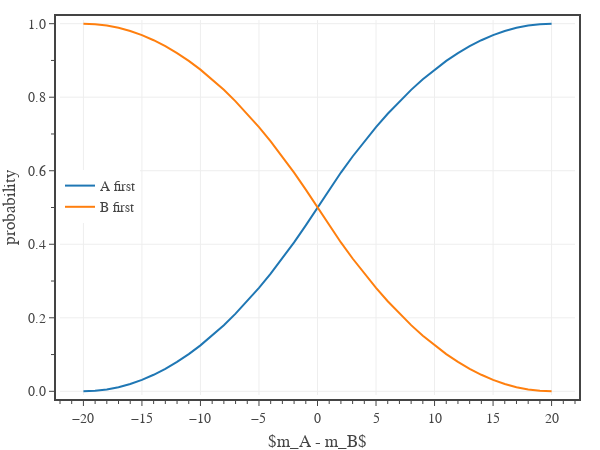

Here is the notebook cell this chart was saved with:
### Code cell
# Fig 3: Shows the probability of characters A and B going first
# create figure
fig = go.Figure(
    layout=go.Layout(
        template=tfb.FIG_TEMPLATE,
        xaxis=dict(
            title_text='$m_A - m_B$',
            range=[-22, 22],
            tick0=0, dtick=5,
            minor=dict(tick0=0, dtick=1),
        ),
        yaxis=dict(
            title_text='probability',
            range=[-0.01,1.01],
            tickformat='.1f',
            tick0=0, dtick=0.2,
            minor=dict(tick0=0, dtick=0.1),
        ),
        legend=dict(
            xanchor='left', yanchor='top',
            x=0.00, y=0.60,
            orientation='v',
            tracegroupgap=0,
        )
    )
)

m_a = list(range(-20, 21))
m_b = 0
y = [init_prob_a_above_b(x, m_b) + 0.5*init_prob_a_ties_b(x, m_b) for x in m_a]
fig.add_trace(go.Scatter(
    x=m_a,
    y=y,
    mode='lines',
    name=f'A first',
    #line_color=COLOR_LIST[i],
    hovertemplate=
        f'<b>A first</b><br>'+
        'i_a - m_b %{x:.0f}<br>'+
        'probability %{y:.1%}<extra></extra>',
))

y = [init_prob_a_below_b(x, m_b) + 0.5*init_prob_a_ties_b(x, m_b) for x in m_a]
fig.add_trace(go.Scatter(
    x=m_a,
    y=y,
    mode='lines',
    name=f'B first',
    #line_color=COLOR_LIST[i],
    hovertemplate=
        f'<b>B first</b><br>'+
        'i_a - m_b %{x:.0f}<br>'+
        'probability %{y:.1%}<extra></extra>',
))


# show figure
fig.update_layout(width=600, height=450)
fig.show(config=tfb.FIG_CONFIG)

# save figures
if SAVEFIGS:
    fig.update_layout(autosize=True, width=None, height=None)
    tfb.save_fig_html(fig, format='large', name=f'./fig-relative-order-probs-large')
    tfb.save_fig_html(fig, format='small', name=f'./fig-relative-order-probs-small')

### Figure 1 — Plotly figure (JSON) as saved in the notebook; plotly's stock layout.template omitted (floating-point values rounded to 4 significant figures)
{"data": [{"hovertemplate": "<b>A first</b><br>i_a - m_b %{x:.0f}<br>probability %{y:.1%}<extra></extra>", "mode": "lines", "name": "A first", "type": "scatter", "x": [-20, -19, -18, -17, -16, -15, -14, -13, -12, -11, -10, -9, -8, -7, -6, -5, -4, -3, -2, -1, 0, 1, 2, 3, 4, 5, 6, 7, 8, 9, 10, 11, 12, 13, 14, 15, 16, 17, 18, 19, 20], "y": [0, 0.00125, 0.005, 0.01125, 0.02, 0.03125, 0.045, 0.06125, 0.08, 0.1012, 0.125, 0.1513, 0.18, 0.2112, 0.245, 0.2812, 0.32, 0.3613, 0.405, 0.4512, 0.5, 0.5488, 0.595, 0.6387, 0.68, 0.7188, 0.755, 0.7887, 0.82, 0.8488, 0.875, 0.8987, 0.92, 0.9387, 0.955, 0.9688, 0.98, 0.9888, 0.995, 0.9988, 1]}, {"hovertemplate": "<b>B first</b><br>i_a - m_b %{x:.0f}<br>probability %{y:.1%}<extra></extra>", "mode": "lines", "name": "B first", "type": "scatter", "x": [-20, -19, -18, -17, -16, -15, -14, -13, -12, -11, -10, -9, -8, -7, -6, -5, -4, -3, -2, -1, 0, 1, 2, 3, 4, 5, 6, 7, 8, 9, 10, 11, 12, 13, 14, 15, 16, 17, 18, 19, 20], "y": [1, 0.9988, 0.995, 0.9888, 0.98, 0.9688, 0.955, 0.9387, 0.92, 0.8987, 0.875, 0.8488, 0.82, 0.7887, 0.755, 0.7188, 0.68, 0.6387, 0.595, 0.5488, 0.5, 0.4512, 0.405, 0.3613, 0.32, 0.2812, 0.245, 0.2112, 0.18, 0.1513, 0.125, 0.1012, 0.08, 0.06125, 0.045, 0.03125, 0.02, 0.01125, 0.005, 0.00125, 0]}], "layout": {"height": 450, "legend": {"orientation": "v", "tracegroupgap": 0, "x": 0, "xanchor": "left", "y": 0.6, "yanchor": "top"}, "width": 600, "xaxis": {"dtick": 5, "minor": {"dtick": 1, "tick0": 0}, "range": [-22, 22], "tick0": 0, "title": {"text": "$m_A - m_B$"}}, "yaxis": {"dtick": 0.2, "minor": {"dtick": 0.1, "tick0": 0}, "range": [-0.01, 1.01], "tick0": 0, "tickformat": ".1f", "title": {"text": "probability"}}}}
